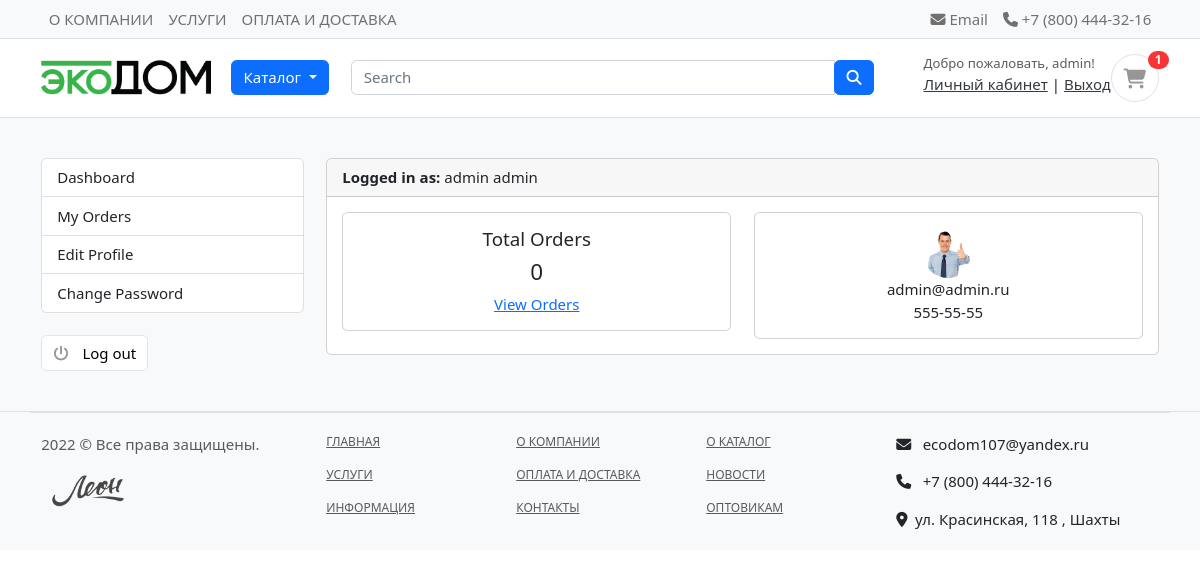
The page /accounts/dashboard/ (signed in) on the database as committed earlier.
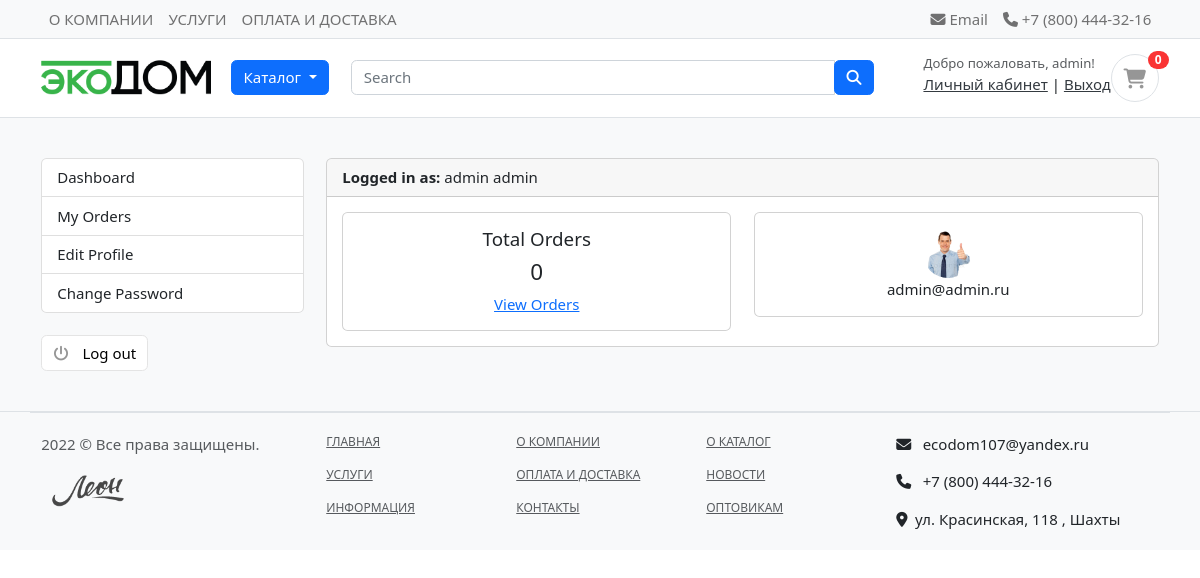
The same page on the database as committed later.
### accounts/models.py (models this page shows, shortened)
class MyUser(AbstractBaseUser):
    first_name      = models.CharField(max_length=50)
    last_name       = models.CharField(max_length=50)
    username        = models.CharField(max_length=50, unique=True)
    email           = models.EmailField(max_length=255, unique=True)
    phone_number    = models.CharField(max_length=50)
    date_joined     = models.DateTimeField(auto_now_add=True)
    last_login      = models.DateTimeField(auto_now_add=True)
    is_admin        = models.BooleanField(default=False)
    is_staff        = models.BooleanField(default=False)
    is_active       = models.BooleanField(default=False)
    USERNAME_FIELD = 'email'
    REQUIRED_FIELDS = ['username', 'first_name', 'last_name']
    objects = MyUserManager()
    def full_name(self):
        return f'{self.first_name} {self.last_name}'

### accounts/views.py (the view)
# urls.py: path('dashboard/', views.dashboard, name='dashboard'),
@login_required(login_url = 'login')
def dashboard(request):
    orders = Order.objects.order_by('-created_at').filter(user_id=request.user.id, is_ordered=True)
    orders_count = orders.count()
    userprofile = UserProfile.objects.get(user_id=request.user.id)
    context = {
        'orders_count': orders_count,
        'userprofile': userprofile,
    }
    return render(request, 'accounts/dashboard.html', context)

### carts/context_processors.py (called while the page is built)
def counter(request):
    cart_count = 0
    if 'admin' in request.path:
        return {}
    else:
        try:
            cart = Cart.objects.filter(cart_id=_cart_id(request))
            if request.user.is_authenticated:
                cart_items = CartItem.objects.all().filter(user=request.user)
            else:
                cart_items = CartItem.objects.all().filter(cart=cart[:1])
            for cart_item in cart_items:
                cart_count += cart_item.quantity
        except Cart.DoesNotExist:
            cart_count = 0
    return dict(cart_count=cart_count)

### carts/views.py (called while the page is built)
def _cart_id(request):
    cart = request.session.session_key
    if not cart:
        cart = request.session.create()
    return cart

### category/context_processors.py (called while the page is built)
def menu_links(request):
    links = Category.objects.all()
    return dict(links=links)

### category/models.py (called while the page is built)
    def get_url(self):
            return reverse('products_by_category', args=[self.slug])

### accounts/templates/accounts/dashboard.html (shortened to what this page needs)
{% extends 'base.html' %}
{% block content %}
<section class="section-conten padding-y bg">
<div class="container">
	<div class="row">
	{% include 'includes/dashboard_sidebar.html' %}
	<main class="col-md-9">
		<article class="card">
		<header class="card-header">
			<strong class="d-inline-block mr-3">Logged in as:</strong>
			<span>{{user.full_name}}</span>
		</header>
		<div class="card-body">
			<div class="row">
			<div class="col-md-6">
				<div class="card" style="text-align:center;">
					<div class="card-body">
						<h5 class="card-title">Total Orders</h5>
						<h4>{{orders_count}}</h4>
						<a href="{% url 'my_orders' %}">View Orders</a>
					</div>
				</div>
			</div>
			<div class="col-md-6">
				<div class="card" style="text-align:center;">
					<div class="card-body">
						<img src="{{userprofile.profile_picture.url}}" alt="User Profile Picture" width="50" height="50" style="border-radius:50%;">
						<p class="mb-0">{{user.email}}</p>
						<p>{{user.phone_number}}</p>
					</div>
				</div>
			</div>
			</div>
		</div>
		</article>
	</main>
</div>
</div>
</section>
{% endblock %}

### templates/includes/navbar.html (shortened to what this page needs)
{% load static %}
<header class="section-header">
    <nav class="navbar p-md-0 navbar-expand-sm navbar-light border-bottom bg-light">
        <div class="container">
            <div class="collapse navbar-collapse">
                <ul class="navbar-nav">
                    <li><a href="#" class="nav-link">О КОМПАНИИ</a></li>
                    <li><a href="#" class="nav-link">УСЛУГИ</a></li>
                    <li><a href="#" class="nav-link">ОПЛАТА И ДОСТАВКА</a></li>
                </ul>
            </div>
            <div class="collapse navbar-collapse flex-grow-0" id="navbarTop4">
                <ul class="navbar-nav">
                    <li><a href="#" class="nav-link"> <i class="fa fa-envelope"></i> Email </a></li>
                    <li><a href="#" class="nav-link"> <i class="fa fa-phone"></i> +7 (800) 444-32-16 </a></li>
                </ul>
            </div>
        </div>
    </nav>
    <section class="header-main border-bottom">
        <div class="container">
            <div class="row align-items-center">
                <div class="col-lg-2 col-md-3 col-6">
                    <a href="/" class="brand-wrap">
                        <img class="logo" src="{% static '/images/logo.png' %}">
                    </a>
                </div>
                <div class="col-lg col-sm col-md col-6 flex-grow-0">
                    <div class="dropdown">
                        <button class="btn btn-primary dropdown-toggle" type="button" id="dropdownMenuButton1"
                            data-bs-toggle="dropdown" aria-expanded="false">
                            Каталог
                        </button>
                    </div>
                </div>
                <div class="col-lg  col-md-6 col-sm-12 col">
                    <form action="{% url 'search' %}" class="search" method='GET'>
                        <div class="input-group w-100">
                            <input type="text" class="form-control" style="width:60%;" placeholder="Search"
                                name="keyword">
                            <div class="input-group-append">
                                <button class="btn btn-primary" type="submit">
                                    <i class="fa fa-search"></i>
                                </button>
                            </div>
                        </div>
                    </form>
                </div>
                <div class="col-lg-3 col-sm-6 col-8 order-2 order-lg-3">
                    <div class="d-flex justify-content-end mb-3 mb-lg-0">
                        {% if user.id is None %}
                            <div class="widget-header">
                                <small class="title text-muted" style="padding-right: 10px">Добро пожаловать, Гость!</small>
                                <div>
                                    <a href="{% url 'login' %}">Вход</a> <span class="dark-transp"> | </span>
                                    <a href="{% url 'register' %}"> Регистрация</a>
                                </div>
                            </div>
                        {% else %}
                            <div class="widget-header">
                                <small class="title text-muted" style="padding-right: 10px">Добро пожаловать, {{user.first_name}}!</small>
                                <div>
                                    <a href="{% url 'dashboard' %}">Личный кабинет</a> <span class="dark-transp"> | </span>
                                    <a href="{% url 'logout' %}"> Выход</a>
                                </div>
                            </div>
                        {% endif %}
                        <a href="{% url 'cart' %}" class="widget-header pl-3 ml-3">
                            <div class="icon icon-sm rounded-circle border"><i class="fa fa-shopping-cart"></i></div>
                            <span class="badge badge-pill badge-danger notify">{{cart_count}}</span>
                        </a>
                    </div>
                </div>
            </div>
        </div>
    </section>
</header>

Rows that differ between the two databases and show on the page:
changed MyUser "admin admin": phone_number "555-55-55" → (not shown)
Other text that changed with them:
{{ cart_count }}: "1" → "0"
